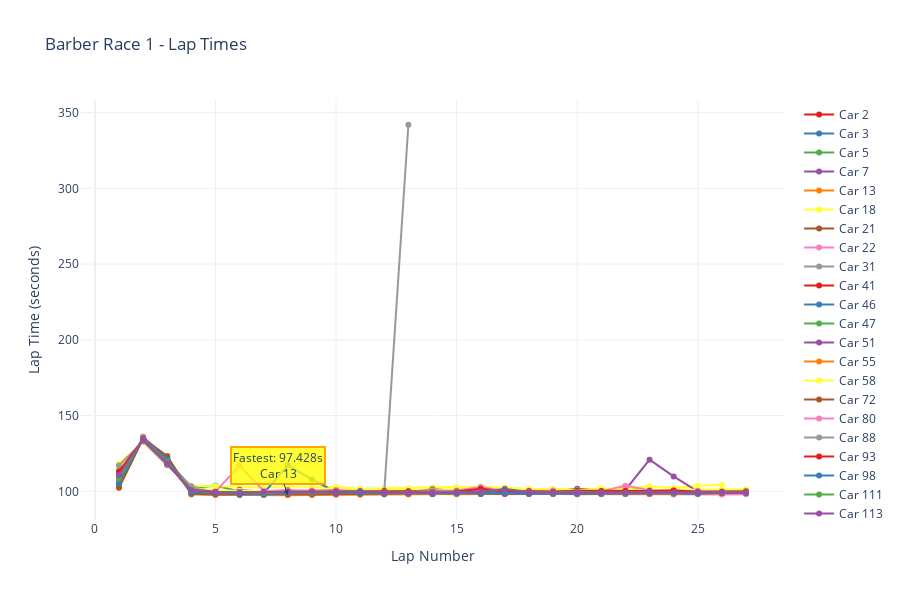

This figure's notebook cell:
### Markdown cell above
# Create interactive lap time chart
lap_chart = create_lap_time_chart(lap_data, "Barber Race 1 - Lap Times")
lap_chart.show()

# The chart now displays real lap times for each driver with:
# - Individual driver traces in different colors
# - Interactive hover information
# - Fastest lap annotation
# - Lap time progression analysis

### Code cell
# Create lap time chart
lap_chart = create_lap_time_chart(lap_data, "Barber Race 1 - Lap Times")
lap_chart.show()

# Note: This will show a placeholder chart until real data is loaded

### Figure 1 — Plotly figure (JSON) as saved in the notebook; plotly's stock layout.template omitted (floating-point values rounded to 4 significant figures)
{"data": [{"hovertemplate": "Car 2<br>Lap: %{x}<br>Time: %{y:.3f}s<br><extra></extra>", "line": {"color": "rgb(228,26,28)"}, "mode": "lines+markers", "name": "Car 2", "type": "scatter", "x": [1, 2, 3, 4, 5, 6, 7, 8, 9, 10, 11, 12, 13, 14, 15, 16, 17, 18, 19, 20, 21, 22, 23, 24, 25, 26, 27], "y": [104.1, 135.5, 121.7, 98.74, 98.33, 98.38, 98.53, 98.76, 99.44, 99.14, 98.59, 98.53, 98.56, 98.37, 98.66, 98.71, 98.37, 98.5, 98.49, 98.37, 98.37, 98.61, 98.6, 98.84, 98.78, 99.14, 98.98]}, {"hovertemplate": "Car 3<br>Lap: %{x}<br>Time: %{y:.3f}s<br><extra></extra>", "line": {"color": "rgb(55,126,184)"}, "mode": "lines+markers", "name": "Car 3", "type": "scatter", "x": [1, 2, 3, 4, 5, 6, 7, 8, 9, 10, 11, 12, 13, 14, 15, 16, 17, 18, 19, 20, 21, 22, 23, 24, 25, 26, 27], "y": [114.2, 133.7, 118.0, 100.9, 99.72, 100.3, 99.39, 99.87, 99.17, 99.28, 99.95, 100.1, 100.2, 99.82, 99.71, 100.2, 100.2, 99.61, 99.79, 99.55, 99.81, 99.98, 100.3, 99.97, 100.1, 99.69, 100.1]}, {"hovertemplate": "Car 5<br>Lap: %{x}<br>Time: %{y:.3f}s<br><extra></extra>", "line": {"color": "rgb(77,175,74)"}, "mode": "lines+markers", "name": "Car 5", "type": "scatter", "x": [1, 2, 3, 4, 5, 6, 7, 8, 9, 10, 11, 12, 13, 14, 15, 16, 17, 18, 19, 20, 21, 22, 23, 24, 25, 26, 27], "y": [115.5, 133.5, 117.9, 102.2, 103.7, 100.1, 99.9, 99.45, 99.48, 100.2, 99.85, 99.31, 99.47, 99.62, 100.6, 99.48, 99.66, 99.52, 99.62, 99.25, 99.93, 103.1, 99.08, 99.28, 99.35, 99.77, 99.21]}, {"hovertemplate": "Car 7<br>Lap: %{x}<br>Time: %{y:.3f}s<br><extra></extra>", "line": {"color": "rgb(152,78,163)"}, "mode": "lines+markers", "name": "Car 7", "type": "scatter", "x": [1, 2, 3, 4, 5, 6, 7, 8, 9, 10, 11, 12, 13, 14, 15, 16, 17, 18, 19, 20, 21, 22, 23, 24, 25, 26, 27], "y": [107.3, 135.1, 120.1, 99.06, 99.14, 98.9, 98.8, 99.05, 98.58, 98.6, 98.66, 98.79, 98.76, 98.59, 99.2, 99.06, 98.87, 99.23, 99.05, 98.9, 99.27, 98.92, 98.76, 98.89, 98.92, 99.11, 99.18]}, {"hovertemplate": "Car 13<br>Lap: %{x}<br>Time: %{y:.3f}s<br><extra></extra>", "line": {"color": "rgb(255,127,0)"}, "mode": "lines+markers", "name": "Car 13", "type": "scatter", "x": [1, 2, 3, 4, 5, 6, 7, 8, 9, 10, 11, 12, 13, 14, 15, 16, 17, 18, 19, 20, 21, 22, 23, 24, 25, 26, 27], "y": [102.3, 135.0, 123.1, 97.86, 97.8, 97.54, 97.51, 97.43, 97.64, 97.68, 97.69, 97.95, 97.92, 98.1, 98.26, 98.84, 98.3, 98.29, 98.48, 98.42, 98.28, 98.27, 98.2, 98.33, 98.63, 98.55, 98.69]}, {"hovertemplate": "Car 18<br>Lap: %{x}<br>Time: %{y:.3f}s<br><extra></extra>", "line": {"color": "rgb(255,255,51)"}, "mode": "lines+markers", "name": "Car 18", "type": "scatter", "x": [1, 2, 3, 4, 5, 6, 7, 8, 9, 10, 11, 12, 13, 14, 15, 16, 17, 18, 19, 20, 21, 22, 23, 24, 25, 26], "y": [118.2, 132.5, 117.2, 103.6, 103.4, 103.2, 102.1, 103.5, 102.7, 103.0, 101.7, 102.1, 102.1, 102.6, 102.8, 103.2, 102.5, 101.5, 101.4, 101.7, 102.1, 102.0, 103.4, 102.2, 103.7, 104.4]}, {"hovertemplate": "Car 21<br>Lap: %{x}<br>Time: %{y:.3f}s<br><extra></extra>", "line": {"color": "rgb(166,86,40)"}, "mode": "lines+markers", "name": "Car 21", "type": "scatter", "x": [1, 2, 3, 4, 5, 6, 7, 8, 9, 10, 11, 12, 13, 14, 15, 16, 17, 18, 19, 20, 21, 22, 23, 24, 25, 26, 27], "y": [111.5, 134.2, 118.5, 99.92, 99.24, 99.61, 99.41, 99.0, 99.45, 99.91, 99.6, 99.3, 99.5, 101.4, 100.5, 99.53, 99.27, 99.16, 99.09, 98.91, 98.78, 99.4, 99.14, 99.26, 99.4, 99.13, 99.51]}, {"hovertemplate": "Car 22<br>Lap: %{x}<br>Time: %{y:.3f}s<br><extra></extra>", "line": {"color": "rgb(247,129,191)"}, "mode": "lines+markers", "name": "Car 22", "type": "scatter", "x": [1, 2, 3, 4, 5, 6, 7, 8, 9, 10, 11, 12, 13, 14, 15, 16, 17, 18, 19, 20, 21, 22, 23, 24, 25, 26, 27], "y": [103.0, 136.2, 121.9, 98.72, 97.9, 97.79, 97.75, 98.01, 98.11, 98.08, 98.46, 98.37, 98.63, 99.0, 98.75, 98.26, 98.04, 98.31, 98.17, 98.09, 98.08, 98.13, 98.11, 97.88, 98.14, 97.88, 98.04]}, {"hovertemplate": "Car 31<br>Lap: %{x}<br>Time: %{y:.3f}s<br><extra></extra>", "line": {"color": "rgb(153,153,153)"}, "mode": "lines+markers", "name": "Car 31", "type": "scatter", "x": [1, 2, 3, 4, 5, 6, 7, 8, 9, 10, 11, 12, 13, 14, 15, 16, 17, 18, 19, 20, 21, 22, 23, 24, 25, 26, 27], "y": [107.9, 135.1, 119.7, 103.3, 99.44, 99.32, 98.54, 98.82, 99.05, 100.1, 99.96, 99.1, 99.19, 100.9, 100.8, 99.56, 99.26, 99.27, 99.15, 99.37, 99.42, 98.72, 99.46, 99.53, 99.04, 99.1, 99.19]}, {"hovertemplate": "Car 41<br>Lap: %{x}<br>Time: %{y:.3f}s<br><extra></extra>", "line": {"color": "rgb(228,26,28)"}, "mode": "lines+markers", "name": "Car 41", "type": "scatter", "x": [1, 2, 3, 4, 5, 6, 7, 8, 9, 10, 11, 12, 13, 14, 15, 16, 17, 18, 19, 20, 21, 22, 23, 24, 25, 26, 27], "y": [110.1, 134.5, 118.8, 99.58, 98.62, 98.58, 98.69, 99.13, 98.67, 98.91, 98.64, 99.0, 98.54, 98.39, 98.81, 99.17, 98.91, 99.08, 99.08, 99.06, 99.13, 99.04, 99.07, 98.7, 98.78, 98.88, 99.08]}, {"hovertemplate": "Car 46<br>Lap: %{x}<br>Time: %{y:.3f}s<br><extra></extra>", "line": {"color": "rgb(55,126,184)"}, "mode": "lines+markers", "name": "Car 46", "type": "scatter", "x": [1, 2, 3, 4, 5, 6, 7, 8, 9, 10, 11, 12, 13, 14, 15, 16, 17, 18, 19, 20, 21, 22, 23, 24, 25, 26, 27], "y": [109.6, 134.5, 119.0, 99.53, 98.34, 98.77, 98.77, 117.2, 107.9, 99.47, 98.4, 98.61, 98.84, 98.2, 100.6, 98.8, 98.78, 99.05, 98.97, 98.73, 98.91, 98.89, 99.05, 99.45, 99.35, 100.3, 99.6]}, {"hovertemplate": "Car 47<br>Lap: %{x}<br>Time: %{y:.3f}s<br><extra></extra>", "line": {"color": "rgb(77,175,74)"}, "mode": "lines+markers", "name": "Car 47", "type": "scatter", "x": [1, 2, 3, 4, 5, 6, 7, 8, 9, 10, 11, 12, 13, 14, 15, 16, 17, 18, 19, 20, 21, 22, 23, 24, 25, 26, 27], "y": [104.8, 135.3, 121.4, 98.74, 98.37, 98.6, 98.25, 98.79, 99.81, 98.88, 98.56, 98.63, 98.47, 98.54, 98.54, 98.65, 98.51, 98.62, 98.35, 98.46, 98.35, 98.4, 98.59, 98.95, 98.52, 99.64, 98.68]}, {"hovertemplate": "Car 51<br>Lap: %{x}<br>Time: %{y:.3f}s<br><extra></extra>", "line": {"color": "rgb(152,78,163)"}, "mode": "lines+markers", "name": "Car 51", "type": "scatter", "x": [1, 2, 3, 4, 5, 6, 7, 8, 9, 10, 11, 12, 13, 14, 15, 16, 17, 18, 19, 20, 21, 22, 23, 24, 25, 26, 27], "y": [112.7, 134.1, 118.3, 100.4, 99.66, 101.1, 99.52, 100.7, 99.53, 100.4, 99.94, 99.41, 99.75, 99.54, 99.78, 101.6, 99.84, 100.0, 99.66, 101.6, 100.2, 100.9, 120.9, 109.8, 99.86, 99.97, 100.4]}, {"hovertemplate": "Car 55<br>Lap: %{x}<br>Time: %{y:.3f}s<br><extra></extra>", "line": {"color": "rgb(255,127,0)"}, "mode": "lines+markers", "name": "Car 55", "type": "scatter", "x": [1, 2, 3, 4, 5, 6, 7, 8, 9, 10, 11, 12, 13, 14, 15, 16, 17, 18, 19, 20, 21, 22, 23, 24, 25, 26, 27], "y": [106.5, 135.1, 120.4, 98.68, 98.97, 98.33, 98.09, 98.52, 99.31, 98.4, 98.46, 98.41, 98.25, 98.39, 98.15, 98.33, 98.38, 98.55, 98.62, 98.16, 98.4, 98.55, 98.27, 98.58, 98.64, 98.66, 99.05]}, {"hovertemplate": "Car 58<br>Lap: %{x}<br>Time: %{y:.3f}s<br><extra></extra>", "line": {"color": "rgb(255,255,51)"}, "mode": "lines+markers", "name": "Car 58", "type": "scatter", "x": [1, 2, 3, 4, 5, 6, 7, 8, 9, 10, 11, 12, 13, 14, 15, 16, 17, 18, 19, 20, 21, 22, 23, 24, 25, 26, 27], "y": [114.8, 133.7, 118.1, 101.9, 100.8, 100.4, 100.2, 100.2, 100.5, 102.7, 100.6, 101.0, 101.1, 100.3, 101.6, 101.5, 100.7, 100.9, 101.5, 100.6, 101.4, 100.7, 100.9, 100.8, 100.9, 101.0, 101.4]}, {"hovertemplate": "Car 72<br>Lap: %{x}<br>Time: %{y:.3f}s<br><extra></extra>", "line": {"color": "rgb(166,86,40)"}, "mode": "lines+markers", "name": "Car 72", "type": "scatter", "x": [1, 2, 3, 4, 5, 6, 7, 8, 9, 10, 11, 12, 13, 14, 15, 16, 17, 18, 19, 20, 21, 22, 23, 24, 25, 26, 27], "y": [102.7, 134.9, 123.2, 98.43, 97.94, 97.83, 97.74, 98.1, 98.12, 98.28, 98.41, 98.35, 98.78, 99.3, 99.02, 98.25, 98.45, 98.46, 98.98, 98.56, 98.72, 98.77, 98.79, 98.97, 98.96, 98.88, 98.87]}, {"hovertemplate": "Car 80<br>Lap: %{x}<br>Time: %{y:.3f}s<br><extra></extra>", "line": {"color": "rgb(247,129,191)"}, "mode": "lines+markers", "name": "Car 80", "type": "scatter", "x": [1, 2, 3, 4, 5, 6, 7, 8, 9, 10, 11, 12, 13, 14, 15, 16, 17, 18, 19, 20, 21, 22, 23, 24, 25, 26, 27], "y": [112.0, 134.3, 118.2, 100.5, 99.81, 117.0, 100.3, 100.7, 100.6, 100.8, 99.93, 99.81, 100.1, 100.3, 100.6, 102.9, 100.2, 100.4, 100.5, 100.2, 99.99, 103.8, 100.7, 100.5, 100.4, 99.93, 100.3]}, {"hovertemplate": "Car 88<br>Lap: %{x}<br>Time: %{y:.3f}s<br><extra></extra>", "line": {"color": "rgb(153,153,153)"}, "mode": "lines+markers", "name": "Car 88", "type": "scatter", "x": [1, 2, 3, 4, 5, 6, 7, 8, 9, 10, 11, 12, 13], "y": [117.1, 132.9, 117.2, 102.2, 99.44, 99.12, 98.84, 99.93, 99.67, 100.4, 99.93, 99.94, 342.0]}, {"hovertemplate": "Car 93<br>Lap: %{x}<br>Time: %{y:.3f}s<br><extra></extra>", "line": {"color": "rgb(228,26,28)"}, "mode": "lines+markers", "name": "Car 93", "type": "scatter", "x": [1, 2, 3, 4, 5, 6, 7, 8, 9, 10, 11, 12, 13, 14, 15, 16, 17, 18, 19, 20, 21, 22, 23, 24, 25, 26, 27], "y": [113.2, 134.0, 118.3, 100.8, 99.79, 99.33, 99.53, 99.67, 99.69, 99.91, 99.73, 100.3, 100.1, 99.73, 99.88, 101.6, 100.1, 100.1, 99.75, 100.4, 100.3, 100.4, 100.2, 100.6, 99.82, 99.78, 99.86]}, {"hovertemplate": "Car 98<br>Lap: %{x}<br>Time: %{y:.3f}s<br><extra></extra>", "line": {"color": "rgb(55,126,184)"}, "mode": "lines+markers", "name": "Car 98", "type": "scatter", "x": [1, 2, 3, 4, 5, 6, 7, 8, 9, 10, 11, 12, 13, 14, 15, 16, 17, 18, 19, 20, 21, 22, 23, 24, 25, 26, 27], "y": [105.4, 135.1, 121.1, 99.3, 98.98, 98.35, 98.09, 98.54, 99.55, 98.86, 98.78, 98.57, 98.66, 98.3, 98.56, 98.71, 98.91, 98.45, 98.36, 98.5, 98.46, 98.57, 98.77, 98.64, 98.49, 99.02, 99.09]}, {"hovertemplate": "Car 111<br>Lap: %{x}<br>Time: %{y:.3f}s<br><extra></extra>", "line": {"color": "rgb(77,175,74)"}, "mode": "lines+markers", "name": "Car 111", "type": "scatter", "x": [1, 2, 3, 4, 5, 6, 7, 8, 9, 10, 11, 12, 13, 14, 15, 16, 17, 18, 19, 20, 21, 22, 23, 24, 25, 26, 27], "y": [108.7, 134.8, 119.5, 100.8, 99.29, 99.51, 99.14, 99.3, 99.06, 99.21, 100.0, 99.39, 99.28, 99.57, 99.75, 99.7, 101.8, 99.66, 99.21, 99.71, 99.21, 99.03, 99.49, 98.94, 99.24, 99.17, 99.43]}, {"hovertemplate": "Car 113<br>Lap: %{x}<br>Time: %{y:.3f}s<br><extra></extra>", "line": {"color": "rgb(152,78,163)"}, "mode": "lines+markers", "name": "Car 113", "type": "scatter", "x": [1, 2, 3, 4, 5, 6, 7, 8, 9, 10, 11, 12, 13, 14, 15, 16, 17, 18, 19, 20, 21, 22, 23, 24, 25, 26, 27], "y": [110.8, 134.3, 118.5, 100.8, 99.19, 99.46, 99.52, 99.28, 99.77, 99.18, 100.1, 99.23, 99.07, 99.06, 99.27, 99.81, 101.2, 99.41, 99.22, 99.17, 99.12, 99.25, 99.23, 99.31, 99.26, 99.14, 99.11]}], "layout": {"annotations": [{"arrowhead": 2, "bgcolor": "rgba(255,255,0,0.8)", "bordercolor": "orange", "borderwidth": 2, "showarrow": true, "text": "Fastest: 97.428s<br>Car 13", "x": 8, "y": 97.43}], "height": 600, "hovermode": "x unified", "showlegend": true, "title": {"text": "Barber Race 1 - Lap Times"}, "xaxis": {"title": {"text": "Lap Number"}}, "yaxis": {"title": {"text": "Lap Time (seconds)"}}}}
